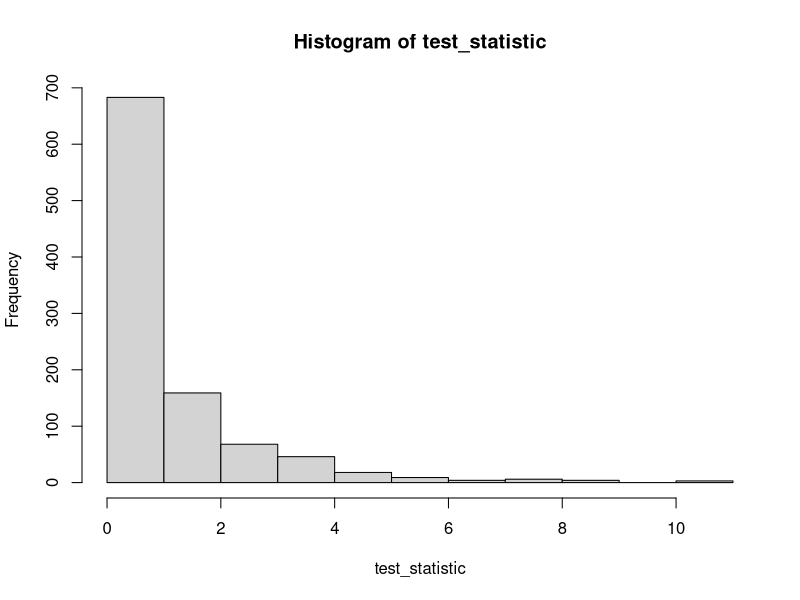
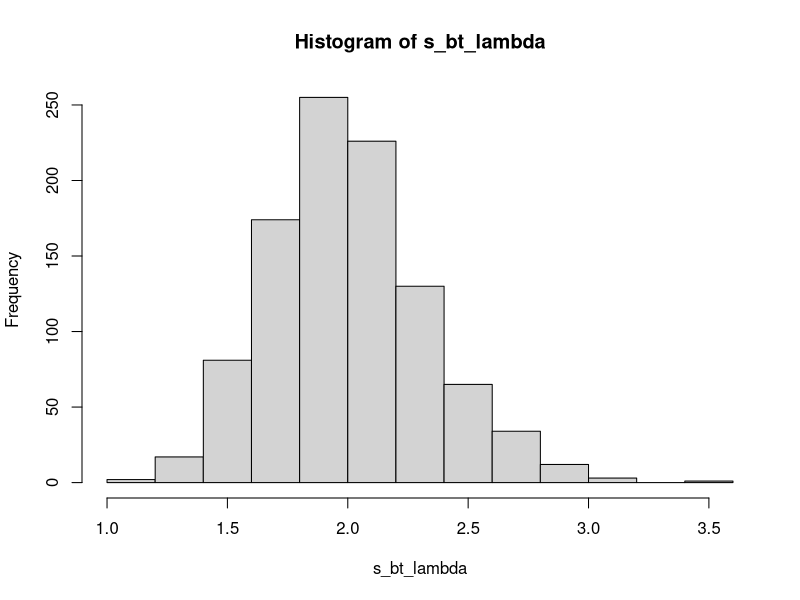
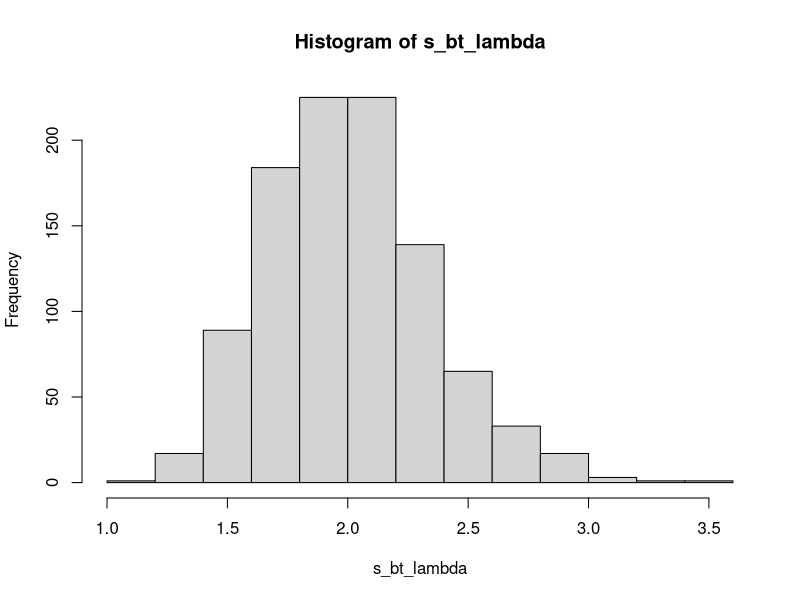

Source code (R) for these figures, in order:
# midterm 2008, Q2
############################
# part a 
############################

# From analytical derivation 2*(2n<x> - n(ln(2*e*<x>)) is chi-square(1)

# simulation 
nsim <- 1000

# sample size
n<-40

# test_statistic initialization
test_statistic <- seq(1:nsim)

for (i in 1:nsim) {

# generating exp variate with lamba=2
s<- rexp(n,2)
s_mean <- mean(s)

test_statistic[i] <- 2*(2*n*s_mean - n*(log(2*exp(1)*s_mean)))

}

hist(test_statistic)

# getting the 95% quantile as the cutoff
cutoff <- quantile(test_statistic,0.95)

cutoff

#############################
# part b
#############################
# simulation 
nsim <- 1000

# sample size
n<-40

# count initialization
count <- 0

# test_statistic initialization
test_statistic <- seq(1:nsim)

for (i in 1:nsim) {

# generating exp variate with lamba=2
s<- rexp(n,1)
s_mean <- mean(s)

test_statistic <- 2*(2*n*s_mean - n*(log(2*exp(1)*s_mean)))

# using cutoff of "3.86" obtained from part(a) 
if (test_statistic > 3.86) { count <- count+1 }

}

power_of_test <- (count/nsim)*100

power_of_test


##########################
# part c
##########################

# sample size
n<- 40
nsim<-1000

# sample of exp(2)
s<-rexp(n,2)

s_mean <- mean(s)

# parametric bootstrap
s_bt_lambda <- seq(1:nsim)
for (i in 1:nsim) {
# lamba = 1/s_mean

s_bootstrap <- rexp(n,(1/s_mean))

s_bt_lambda[i] <- 1/mean(s_bootstrap)

}

hist(s_bt_lambda)

se_lamba_lower_bound <- quantile(s_bt_lambda,0.025)
se_lamba_upper_bound <- quantile(s_bt_lambda,0.975)

#stdev_s_bt_lamba <- sd(s_bt_lamba)

#se_lamba_lower_bound <- (1/s_mean)-1.96*stdev_s_bt_lamba
#se_lamba_upper_bound <- (1/s_mean)+1.96*stdev_s_bt_lamba


cat("paramteric bootstrap : lower bound:",se_lamba_lower_bound,"upper bound:",se_lamba_upper_bound," \n")


# Non- parametric bootstrap
s_bt_lambda<- rep(0,nsim)

for (i in 1:nsim) {
# lamba = 1/s_mean

s_bootstrap <- sample(s,n, replace=TRUE)
s_bt_lambda[i] <- 1/mean(s_bootstrap)

}

hist(s_bt_lambda)
se_lamba_lower_bound <- quantile(s_bt_lambda,0.025)
se_lamba_upper_bound <- quantile(s_bt_lambda,0.975)

cat("paramteric bootstrap : lower bound:",se_lamba_lower_bound,"upper bound:",se_lamba_upper_bound," \n")



###########################
#part e(i)
###########################

# Data actually comes from gamma(2,4)

# simulation 
nsim <- 1000

# sample size
n<-40

# count initialization
count <- 0

# test_statistic initialization
test_statistic <- seq(1:nsim)

for (i in 1:nsim) {

# generating gamma variate with shape 2 and rate =2
s<- rgamma(n,2,4)
s_mean <- mean(s)

test_statistic <- 2*(2*n*s_mean - n*(log(2*exp(1)*s_mean)))

# using cutoff of "3.86" obtained from part(a) 
if (test_statistic > 3.86) { count <- count+1 }

}

power_of_test <- (count/nsim)*100

power_of_test

# Data actually comes from gamma(2,2)

# simulation 
nsim <- 1000

# sample size
n<-40

# count initialization
count <- 0

# test_statistic initialization
test_statistic <- seq(1:nsim)

for (i in 1:nsim) {

# generating gamma variate with shape 2 and rate =2
s<- rgamma(n,2,2)
s_mean <- mean(s)

test_statistic <- 2*(2*n*s_mean - n*(log(2*exp(1)*s_mean)))

# using cutoff of "3.86" obtained from part(a) 
if (test_statistic > 3.86) { count <- count+1 }

}

power_of_test <- (count/nsim)*100

power_of_test










